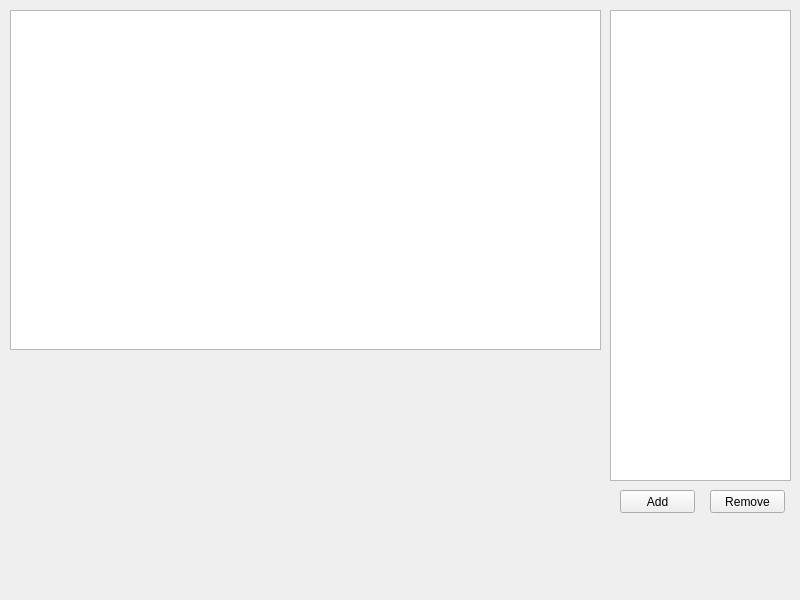
<?xml version="1.0" encoding="UTF-8"?>
<ui version="4.0">
 <class>TestEditor</class>
 <widget class="QWidget" name="TestEditor">
  <property name="geometry">
   <rect>
    <x>0</x>
    <y>0</y>
    <width>800</width>
    <height>600</height>
   </rect>
  </property>
  <property name="windowTitle">
   <string>Form</string>
  </property>
  <widget class="QListWidget" name="listWidget">
   <property name="geometry">
    <rect>
     <x>610</x>
     <y>10</y>
     <width>181</width>
     <height>471</height>
    </rect>
   </property>
  </widget>
  <widget class="QPushButton" name="pushButton">
   <property name="geometry">
    <rect>
     <x>620</x>
     <y>490</y>
     <width>75</width>
     <height>23</height>
    </rect>
   </property>
   <property name="text">
    <string>Add</string>
   </property>
  </widget>
  <widget class="QPushButton" name="pushButton_2">
   <property name="geometry">
    <rect>
     <x>710</x>
     <y>490</y>
     <width>75</width>
     <height>23</height>
    </rect>
   </property>
   <property name="text">
    <string>Remove</string>
   </property>
  </widget>
  <widget class="QTextEdit" name="textEdit">
   <property name="geometry">
    <rect>
     <x>10</x>
     <y>10</y>
     <width>591</width>
     <height>340</height>
    </rect>
   </property>
  </widget>
 </widget>
 <resources/>
 <connections/>
</ui>
